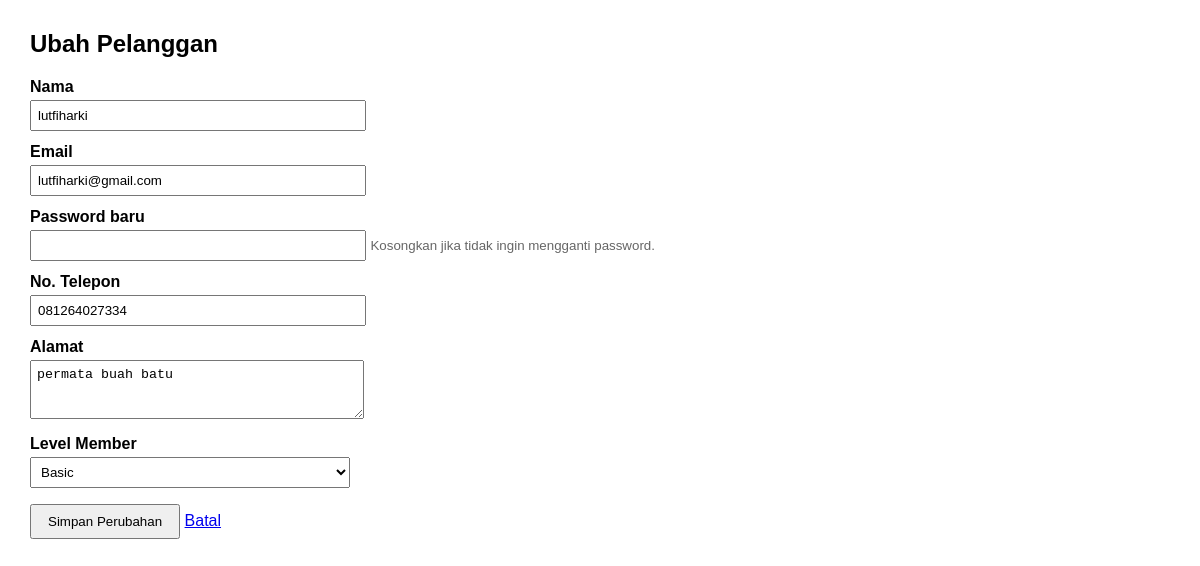
Page /ubah.php?id=6 (signed in) on the committed database.
### tables this page shows
CREATE TABLE `pelanggan` (
  `id` int NOT NULL,
  `nama` varchar(100) NOT NULL,
  `email` varchar(100) NOT NULL,
  `password` varchar(255) NOT NULL,
  `no_telepon` varchar(20) DEFAULT NULL,
  `alamat` text,
  `level_member` enum('Basic','Gold','VIP') NOT NULL DEFAULT 'Basic',
  `tanggal_bergabung` date NOT NULL DEFAULT (curdate()),
  `created_at` timestamp NULL DEFAULT CURRENT_TIMESTAMP,
  `updated_at` timestamp NULL DEFAULT CURRENT_TIMESTAMP ON UPDATE CURRENT_TIMESTAMP
);

### config/database.php (called while the page is built)
<?php
function getConnection(): PDO {
    $host = 'localhost';
    $db   = 'venue_olahraga';
    $user = 'root';
    $pass = '';
    $pdo = new PDO("mysql:host=$host;dbname=$db;charset=utf8mb4", $user, $pass, [
        PDO::ATTR_ERRMODE            => PDO::ERRMODE_EXCEPTION,
        PDO::ATTR_DEFAULT_FETCH_MODE => PDO::FETCH_ASSOC,
    ]);
    return $pdo;
}

### models/pelanggan.php (called while the page is built, shortened)
<?php
require_once __DIR__ . '/../config/database.php';
class Pelanggan {
    private PDO $db;
    public function __construct() {
        $this->db = getConnection();
    }
    public function cari(int $id): ?array {
        $st = $this->db->prepare('SELECT * FROM pelanggan WHERE id = ?');
        $st->execute([$id]);
        return $st->fetch() ?: null;
    }
}

### ubah.php (the view, shortened to what this page needs)
<?php
require 'models/Pelanggan.php';
$model = new Pelanggan();
$id = (int)($_GET['id'] ?? 0);
$p = $model->cari($id);
?>
<!DOCTYPE html>
<html lang="id">
<head>
</head>
<body>
    <h2>Ubah Pelanggan</h2>
    <form method="post">
        <label>Nama</label>
        <input type="text" name="nama" value="<?= htmlspecialchars($p['nama']) ?>">
        <label>Email</label>
        <input type="email" name="email" value="<?= htmlspecialchars($p['email']) ?>">
        <label>Password baru</label>
        <input type="password" name="password">
        <small>Kosongkan jika tidak ingin mengganti password.</small>
        <label>No. Telepon</label>
        <input type="text" name="no_telepon" value="<?= htmlspecialchars($p['no_telepon'] ?? '') ?>">
        <label>Alamat</label>
        <textarea name="alamat" rows="3"><?= htmlspecialchars($p['alamat'] ?? '') ?></textarea>
        <label>Level Member</label>
        <select name="level_member">
            <?php foreach (['Basic', 'Gold', 'VIP'] as $lv): ?>
                <option <?= $p['level_member'] === $lv ? 'selected' : '' ?>><?= $lv ?></option>
            <?php endforeach; ?>
        </select>
        <br>
        <button type="submit">Simpan Perubahan</button>
        <a href="index.php">Batal</a>
    </form>
</body>
</html>

### ubah.php (style rules this page uses)
body { font-family: Arial, sans-serif; margin: 30px; }
label { display: block; margin-top: 12px; font-weight: bold; }
input, select, textarea { width: 320px; padding: 6px; margin-top: 4px; }
small { color: #666; }
button { margin-top: 16px; padding: 8px 16px; }

### rows in the picture
pelanggan: nama "lutfiharki", email "lutfiharki@gmail.com", no_telepon "081264027334", alamat "permata buah batu", level_member "Basic"
